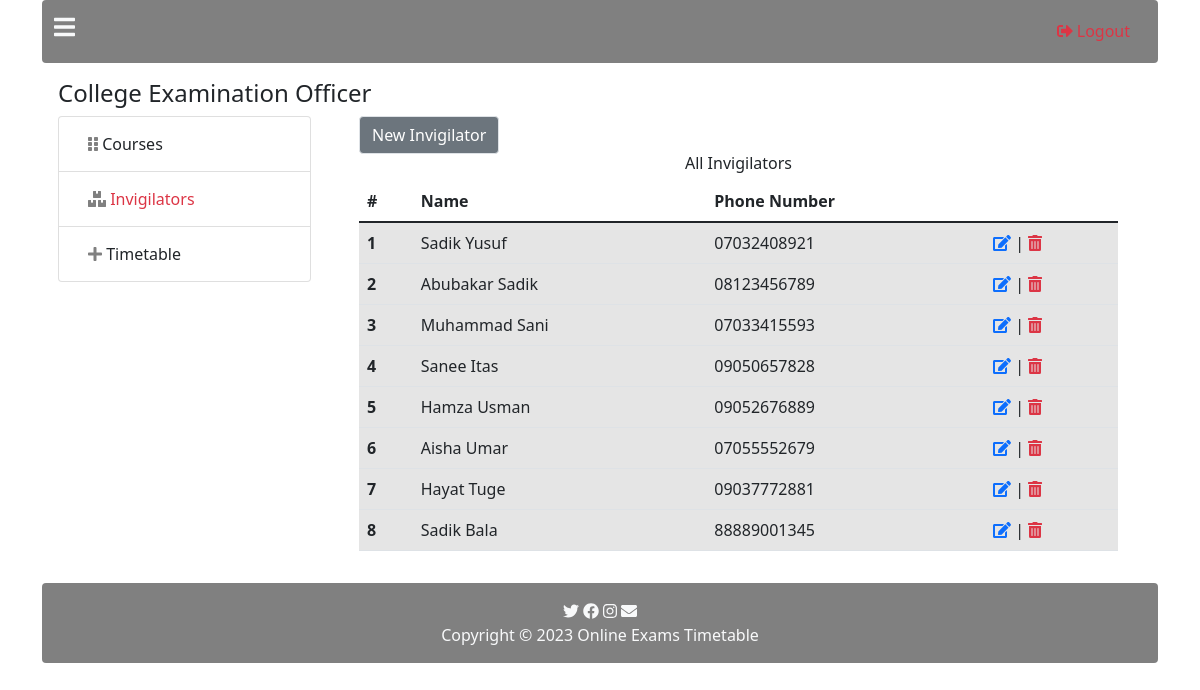
/invigilator.php (signed in), run on the app's committed database.
### tables this page shows
CREATE TABLE `invigilators` (
  `id` int(10) NOT NULL,
  `name` varchar(1000) DEFAULT NULL,
  `phone` varchar(255) DEFAULT NULL
);

### invigilator.php (the view, shortened to what this page needs)
<?php
 require "inc/header.php"; ?>
 <div class="container">
 <?php
 require './pages/header-home.php';
 include 'inc/process.php'; ?>
 <div class="container p-3">
     <div class="row">
         <div class="col-12">
             <div class="row">
                 <div class="col-6">
                     <h4>College Examination Officer</h4>
                 </div>
             </div>
         </div>
         <div class="col-3">
             <ul class="list-group">
                 <li class="list-group-item" style="color:#3b7fad;">
                     <a href="course.php" class="btn ">
                         <i class="fas fa-grip-vertical" style="color:gray;"></i> Courses</a>
                 </li>
                 <li class="list-group-item" style="color:gray;">
                    <a href="invigilator.php" class="btn text-danger">
                        <i class="fas fa-boxes"  style="color:gray;"></i> Invigilators</a>
                 </li>
                 <li class="list-group-item" style="color:gray;">
                        <a href="timetable.php" class="btn">
                        <i class="fas fa-plus"  style="color:gray;"></i> Timetable</a>
                 </li>
             </ul>
         </div>
         <div class="col-9">
             <div class="container">
                 <a href="javascript:;" class="btn border btn-secondary" data-bs-toggle="modal" data-bs-target="#exampleModal">New Invigilator</a>
                 <h6 class="text-center">All Invigilators</h6>
                    <table class="table">
                    <thead>
                        <tr>
                        <th scope="col">#</th>
                        <th scope="col">Name</th>
                        <th scope="col">Phone Number</th>
                        </tr>
                    </thead>
                    <tbody>
                        <?php
                        $sql = "SELECT * FROM invigilators";
                        $query = mysqli_query($connection,$sql);
                        $count =1;
                        while($result = mysqli_fetch_assoc($query)){
                            ?>
                            <tr class="table-active">
                              <th scope="row"><?php echo $count ?></th>
                                <td><?php echo $result["name"]; ?></td>
                                <td><?php echo $result["phone"]; ?></td>
                                <td>
                                  <a href="invigilator-edit.php? edit_id=<?php echo $result["id"] ?>">
                                  <i class="fas fa-edit"></i></a>
                                   |
                                  <a href="invigilator.php? delete_invigilator=<?php echo $result["id"]; ?>">
                                  <i class="fas fa-trash-alt text-danger"></i></a>
                                </td>
                             </tr>
                            <?php
                            $count++;
                        }
                        ?>
                    </tbody>
                    </table>
                    </div>
         </div>
     </div>
 </div>
<?php
require './pages/footer-home.php'; ?>
 </div>
 <?php
  require "inc/footer.php";  ?>

### data on the page
invigilators: name "Sadik Yusuf", phone "07032408921"
invigilators: name "Abubakar Sadik", phone "08123456789"
invigilators: name "Muhammad Sani", phone "07033415593"
invigilators: name "Sanee Itas", phone "09050657828"
invigilators: name "Hamza Usman", phone "09052676889"
invigilators: name "Aisha Umar", phone "07055552679"
invigilators: name "Hayat Tuge", phone "09037772881"
invigilators: name "Sadik Bala", phone "88889001345"
